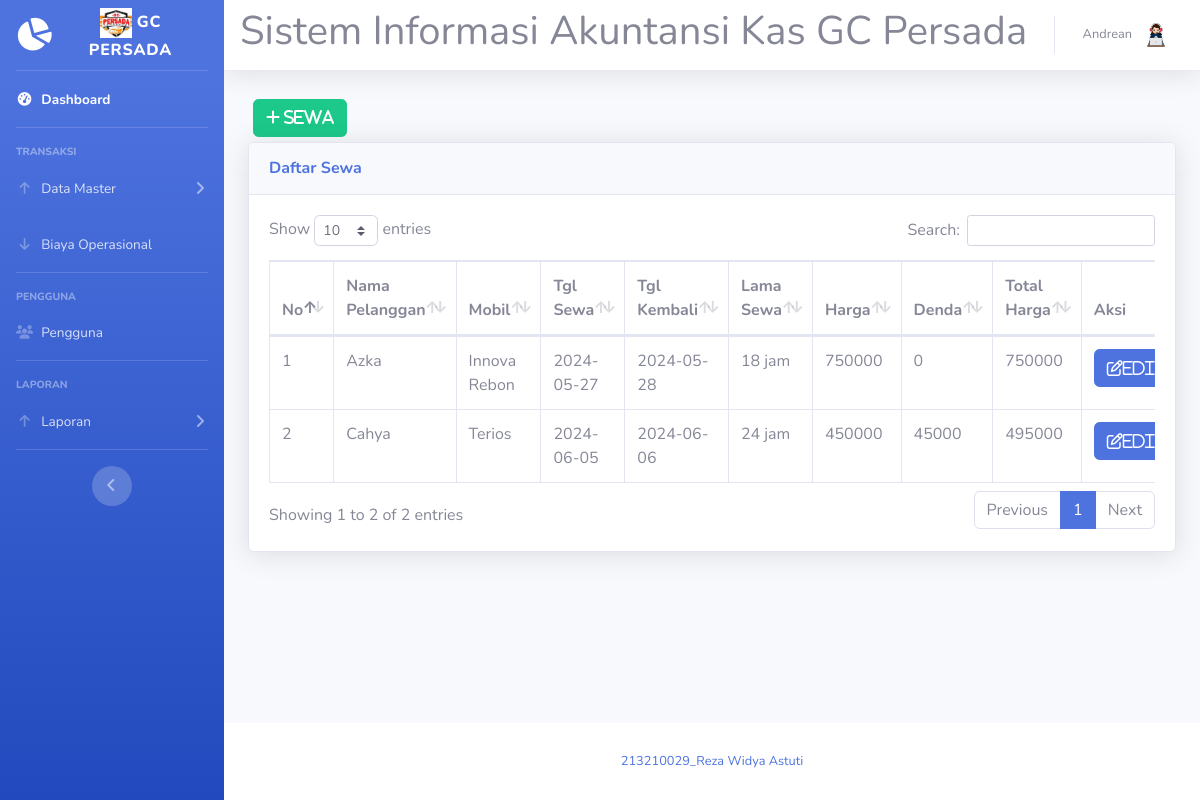
/sewa-kendaraan.php (signed in), run on an earlier commit of the app's database.
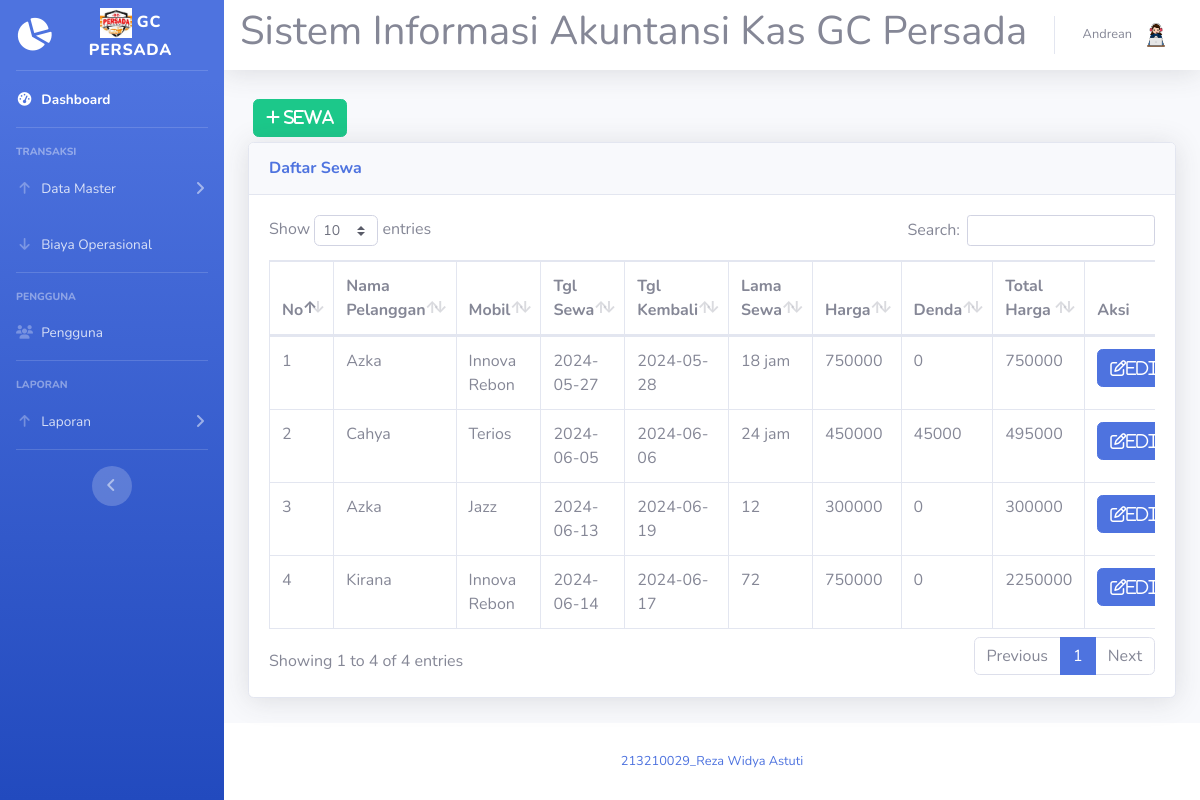
And on a later commit of the database.
### tables this page shows
CREATE TABLE `sewa_kendaraan` (
  `id_sewa` int(11) NOT NULL,
  `tgl_sewa` date NOT NULL,
  `tgl_kembali` date NOT NULL,
  `id_mobil` varchar(4) NOT NULL,
  `no_pelanggan` varchar(4) NOT NULL,
  `lama_sewa` varchar(8) NOT NULL,
  `harga` int(11) NOT NULL,
  `denda` int(11) NOT NULL,
  `total_harga` int(11) NOT NULL
);

CREATE TABLE `pelanggan` (
  `no_pelanggan` int(2) NOT NULL,
  `nama` varchar(15) NOT NULL,
  `alamat` varchar(20) NOT NULL,
  `no_hp` varchar(13) NOT NULL
);

CREATE TABLE `mobil` (
  `id_mobil` int(2) NOT NULL,
  `nama` varchar(15) NOT NULL,
  `warna` varchar(10) NOT NULL,
  `no_polisi` varchar(10) NOT NULL,
  `jenis_sewa` varchar(15) NOT NULL,
  `jumlah_set` varchar(10) NOT NULL,
  `harga` int(11) NOT NULL,
  `id_merek` varchar(4) NOT NULL
);

### sewa-kendaraan.php (the view, shortened to what this page needs)
<?php
require 'koneksi.php';
function calculateTotal($harga, $lama_sewa, $denda)
{
  $harga = is_numeric($harga) ? $harga : 0;
  $lama_sewa = is_numeric($lama_sewa) ? $lama_sewa : 0;
  $denda = is_numeric($denda) ? $denda : 0;
  if ($lama_sewa <= 24) {
    return $harga * 1 + $denda;
  } else {
    $hari = floor($lama_sewa / 24);
    $jam = $lama_sewa % 24;
    return ($harga * $hari) + ($harga * $jam) + $denda;
  }
}
?>
<!DOCTYPE html>
<html lang="en">
<head>
  <link href="vendor/fontawesome-free/css/all.min.css" rel="stylesheet" type="text/css">
  <link href="css/sb-admin-2.min.css" rel="stylesheet">
  <link href="vendor/datatables/dataTables.bootstrap4.min.css" rel="stylesheet">
</head>
<body id="page-top">
  <?php require 'sidebar.php'; ?>
  <div id="content">
    <?php require 'navbar.php'; ?>
    <div class="container-fluid">
      <button type="button" class="btn btn-success" style="margin:5px" data-toggle="modal" data-target="#myModalTambah"><i class="fa fa-plus"> Sewa</i></button><br>
      <div class="card shadow mb-4">
        <div class="card-header py-3">
          <h6 class="m-0 font-weight-bold text-primary">Daftar Sewa</h6>
        </div>
        <div class="card-body">
          <div class="table-responsive">
            <table class="table table-bordered" id="dataTable" width="100%" cellspacing="0">
              <thead>
                <tr>
                  <th>No</th>
                  <th>Nama Pelanggan</th>
                  <th>Mobil</th>
                  <th>Tgl Sewa</th>
                  <th>Tgl Kembali</th>
                  <th>Lama Sewa</th>
                  <th>Harga</th>
                  <th>Denda</th>
                  <th>Total Harga </th>
                  <th>Aksi</th>
                </tr>
              </thead>
              <tbody>
                <?php
                $query = mysqli_query($koneksi, "SELECT sewa_kendaraan.*, pelanggan.nama, mobil.nama AS nama_mobil, mobil.harga FROM sewa_kendaraan
                  JOIN pelanggan ON sewa_kendaraan.no_pelanggan = pelanggan.no_pelanggan
                  JOIN mobil ON mobil.id_mobil = sewa_kendaraan.id_mobil");
                while ($data = mysqli_fetch_assoc($query)) {
                  $jumlah_sewa = calculateTotal($data['harga'], $data['lama_sewa'], $data['denda']);
                ?>
                  <tr>
                    <td><?= $data['id_sewa'] ?></td>
                    <td><?= $data['nama'] ?></td>
                    <td><?= $data['nama_mobil'] ?></td>
                    <td><?= $data['tgl_sewa'] ?></td>
                    <td><?= $data['tgl_kembali'] ?></td>
                    <td><?= $data['lama_sewa'] ?></td>
                    <td><?= $data['harga'] ?></td>
                    <td><?= $data['denda'] ?></td>
                    <td><?= $jumlah_sewa ?></td>
                    <td>
                      <a href="#" type="button" class="fa fa-edit btn btn-primary btn-md" data-toggle="modal" data-target="#myModal<?= $data['id_sewa']; ?>">Edit</a>
                    </td>
                  </tr>
                <?php
                }
                ?>
              </tbody>
            </table>
          </div>
        </div>
      </div>
    </div>
  </div>
  <?php require 'footer.php'; ?>
  </div>
</body>
</html>

### sidebar.php (shortened to what this page needs)
<div id="wrapper">
  <ul class="navbar-nav bg-gradient-primary sidebar sidebar-dark accordion" id="accordionSidebar">
    <a class="sidebar-brand d-flex align-items-center justify-content-center" href="index.php">
      <div class="sidebar-brand-icon rotate-n-15">
        <i class="fas fa-chart-pie"></i>
      </div>
      <div class="sidebar-brand-text mx-3"> <img src="img/logo.jpg" height="30dvh" alt=""> GC PERSADA</div>
    </a>
    <hr class="sidebar-divider my-0">
    <li class="nav-item active">
      <a class="nav-link" href="index.php">
        <i class="fas fa-fw fa-tachometer-alt"></i>
        <span>Dashboard</span></a>
    </li>
    <hr class="sidebar-divider">
    <div class="sidebar-heading">
      Transaksi
    </div>
    <li class="nav-item">
      <a class="nav-link collapsed" href="#" data-toggle="collapse" data-target="#collapsePendapatan" aria-expanded="true" aria-controls="collapsePages">
        <i class="fas fa-fw fa-arrow-up"></i>
        <span>Data Master</span>
      </a>
    </li>
    <li class="nav-item">
      <a class="nav-link collapsed" href="operasional.php">
        <i class="fas fa-fw fa-arrow-down"></i>
        <span>Biaya Operasional</span>
      </a>
    </li>
    <hr class="sidebar-divider">
    <div class="sidebar-heading">
      Pengguna
    </div>
    <li class="nav-item">
      <a class="nav-link collapsed" href="karyawan.php">
        <i class="fas fa-fw fa-users"></i>
        <span>Pengguna</span>
      </a>
    </li>
    <hr class="sidebar-divider">
    <div class="sidebar-heading">
      Laporan
    </div>
    <li class="nav-item">
      <a class="nav-link collapsed" href="#" data-toggle="collapse" data-target="#collapseLaporan" aria-expanded="true" aria-controls="collapsePages">
        <i class="fas fa-fw fa-arrow-up"></i>
        <span>Laporan</span>
      </a>
    </li>
    <hr class="sidebar-divider d-none d-md-block">
    <div class="text-center d-none d-md-inline">
      <button class="rounded-circle border-0" id="sidebarToggle"></button>
    </div>
  </ul>
  <div id="content-wrapper" class="d-flex flex-column">

### navbar.php (shortened to what this page needs)
<nav class="navbar navbar-expand navbar-light bg-white topbar mb-4 static-top shadow">
  <h1>Sistem Informasi Akuntansi Kas GC Persada</h1>
<?php require 'user.php'; ?>
</nav>

### user.php (shortened to what this page needs)
<ul class="navbar-nav ml-auto">
  <li class="nav-item dropdown no-arrow">
    <a class="nav-link dropdown-toggle" href="#" id="userDropdown" role="button" data-toggle="dropdown" aria-haspopup="true" aria-expanded="false">
      <span class="mr-2 d-none d-lg-inline text-gray-600 small"><?=$_SESSION['nama']?></span>
      <img class="img-profile rounded-circle" src="img/she2.png">
    </a>
  </li>
</ul>

### footer.php
<footer class="sticky-footer bg-white">
  <div class="container my-auto">
    <div class="copyright text-center my-auto">
      <span>
        <a href=''title='' target=''_blank>213210029_Reza Widya Astuti</a>
      </span>
    </div>
  </div>
</footer>

What changed in the data, as far as the page shows it:
added sewa_kendaraan: id_sewa "3", pelanggan.nama "Azka", id_mobil.nama "Jazz", tgl_sewa "2024-06-13", tgl_kembali "2024-06-19", lama_sewa "12", id_mobil.harga "300000", denda "0"
added sewa_kendaraan: id_sewa "4", pelanggan.nama "Kirana", id_mobil.nama "Innova Rebon", tgl_sewa "2024-06-14", tgl_kembali "2024-06-17", lama_sewa "72", id_mobil.harga "750000", denda "0", jumlah_sewa "2250000"
Also different on the page:
text written by a page script: "Show entries Search: Showing 1 to 2 of 2 entries Previous 1 Next" → "Show entries Search: Showing 1 to 4 of 4 entries Previous 1 Next"
